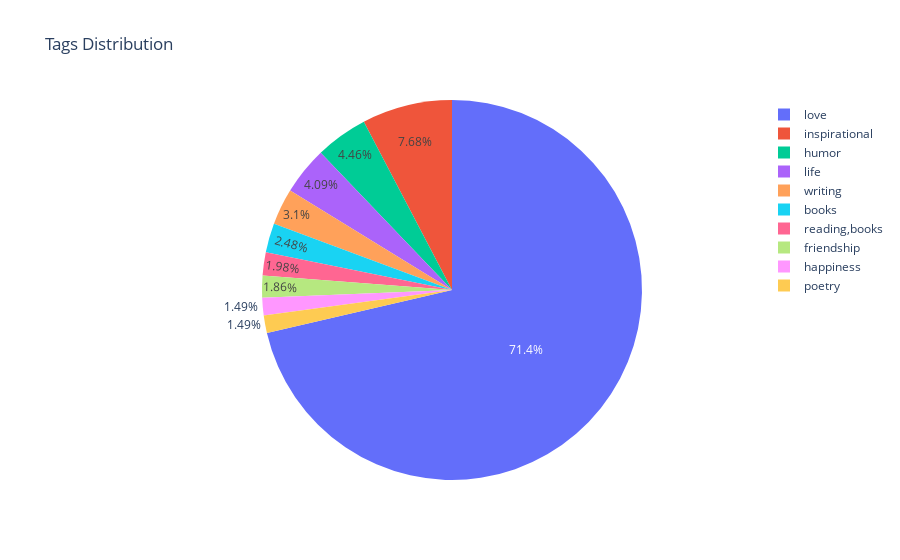

Write notebook code for a chart like this one.
### Code cell
# Assuming 'Compressed_Tags' is the column containing lists of tags

quotes_2['Tags_'] = quotes_2['Compressed_Tags'].apply(tuple)  # Convert lists to tuples


# Tag Distribution Pie Chart
tag_counts = quotes_2.groupby(by='Tags_').size().nlargest(10).reset_index(name='Count')
fig = px.pie(tag_counts, names='Tags_', values='Count', title='Tags Distribution', 
             custom_data=['Tags_'])  # Add 'Tags_' to custom_data

# Update layout to display custom data on hover
fig.update_traces(hovertemplate='Tag: %{customdata[0]}<br>Count: %{value}')

fig.show()

### Figure 1 — Plotly figure (JSON) as saved in the notebook; plotly's stock layout.template omitted (floating-point values rounded to 4 significant figures)
{"data": [{"customdata": [[["love"]], [["inspirational"]], [["humor"]], [["life"]], [["writing"]], [["books"]], [["reading", "books"]], [["friendship"]], [["happiness"]], [["poetry"]]], "domain": {"x": [0, 1], "y": [0, 1]}, "hovertemplate": "Tag: %{customdata[0]}<br>Count: %{value}", "labels": [["love"], ["inspirational"], ["humor"], ["life"], ["writing"], ["books"], ["reading", "books"], ["friendship"], ["happiness"], ["poetry"]], "legendgroup": "", "name": "", "showlegend": true, "type": "pie", "values": [576, 62, 36, 33, 25, 20, 16, 15, 12, 12]}], "layout": {"legend": {"tracegroupgap": 0}, "title": {"text": "Tags Distribution"}}}
